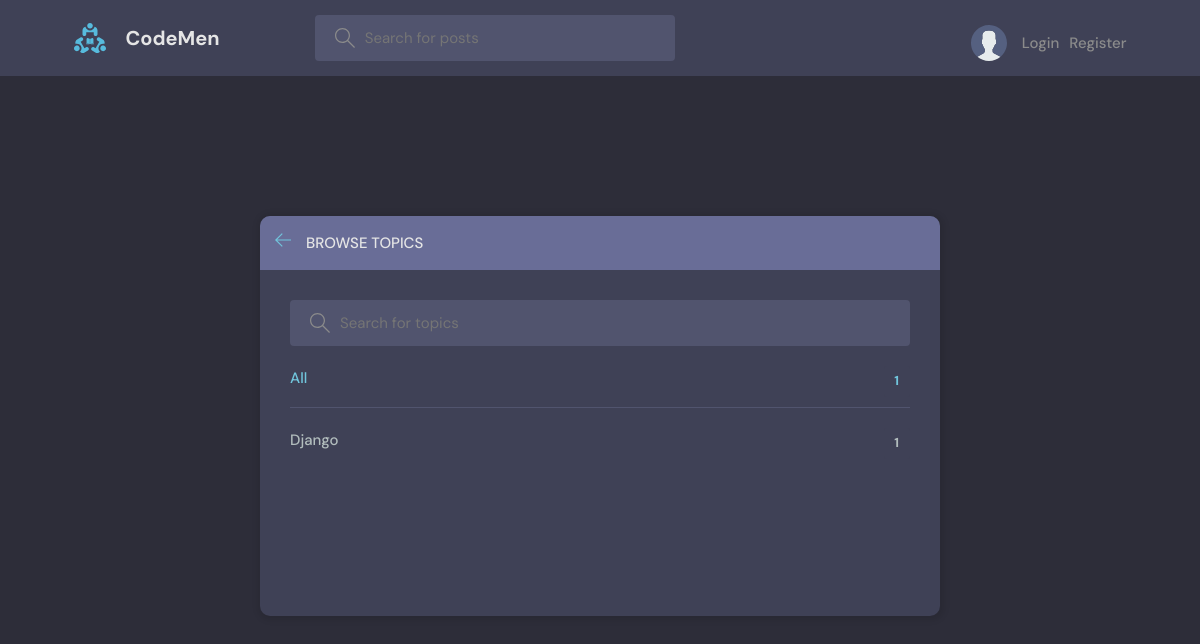
The page /topics/ on the database as committed earlier.
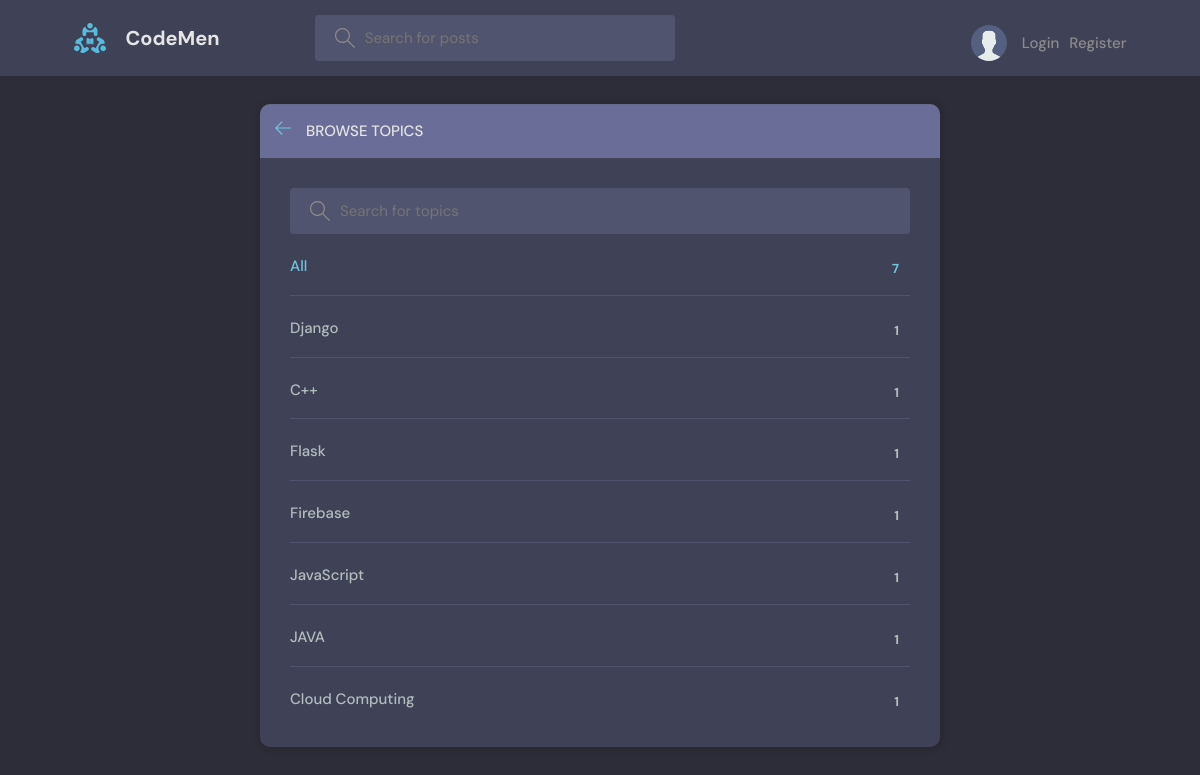
The same page on the database as committed later.
### base/models.py (models this page shows, shortened)
class Topic(models.Model):
    name = models.CharField(max_length=200)

### base/views.py (the view)
# urls.py: path('topics/', views.topicsPage, name="topics"),
def topicsPage(request):
    q = request.GET.get('q') if request.GET.get('q') != None else ''
    topics = Topic.objects.filter(name__icontains=q)
    return render(request, 'base/topics.html', {'topics': topics})

### base/templates/base/topics.html (shortened to what this page needs)
{% extends 'main.html' %}
{% block content %}
<main class="create-room layout">
  <div class="container">
    <div class="layout__box">
      <div class="layout__boxHeader">
        <div class="layout__boxTitle">
          <a href="{% url 'home' %}">
            <svg version="1.1" xmlns="http://www.w3.org/2000/svg" width="32" height="32" viewBox="0 0 32 32">
              <title>arrow-left</title>
              <path
                d="M13.723 2.286l-13.723 13.714 13.719 13.714 1.616-1.611-10.96-10.96h27.625v-2.286h-27.625l10.965-10.965-1.616-1.607z">
              </path>
            </svg>
          </a>
          <h3>Browse Topics</h3>
        </div>
      </div>
      <div class="topics-page layout__body">
        <form action="" method="GET" class="header__search">
          <label>
            <input name="q" placeholder="Search for topics" />
          </label>
        </form>
        <ul class="topics__list">
          <li>
            <a href="{% url 'topics' %}" class="active">All <span>{{topics.count}}</span></a>
          </li>
          {% for topic in topics %}
          <li>
            <a href="{% url 'home' %}?q={{topic.name}}">{{ topic.name }} <span>{{topic.room_set.all.count}}</span></a>
          </li>
          {% endfor %}
        </ul>
      </div>
    </div>
  </div>
</main>
{% endblock content %}

### templates/main.html (shortened to what this page needs)
<!DOCTYPE html>
{% load static %}
<html lang="en">
<head>
    <link rel="stylesheet" href="{% static 'styles/style.css' %}" />
</head>
<body>
    {% include 'navbar.html' %}
    {% block content %}
    {% endblock %}
</body>
</html>

### templates/navbar.html (shortened to what this page needs)
{% load static %}
<header class="header header--loggedIn">
    <div class="container">
        <a href="{% url 'home' %}" class="header__logo">
            <img src="{% static 'images/logo.svg' %}" />
            <h1>CodeMen</h1>
        </a>
        <form class="header__search" method="GET" action="{% url 'home' %}">
            <label>
                <input name="q" placeholder="Search for posts" />
            </label>
        </form>
        <nav class="header__menu">
            {% if request.user.is_authenticated %}
            <div class="header__user">
                <a href="{% url 'update-user' %}">
                    <div class="avatar avatar--medium active">
                        <img src="{{request.user.avatar.url}}" />
                    </div>
                    <p>{{request.user.username}} <span>@{{request.user.username}}</span></p>
                </a>
                <button class="dropdown-button">
                    <svg version="1.1" xmlns="http://www.w3.org/2000/svg" width="32" height="32" viewBox="0 0 32 32">
                        <title>chevron-down</title>
                        <path d="M16 21l-13-13h-3l16 16 16-16h-3l-13 13z"></path>
                    </svg>
                </button>
            </div>
            {% else %}
            <div class="nav_menu">
                <a href="{% url 'login' %}">
                    <img src="{% static 'images/avatar.svg' %}" />
                    <p>Login</p>
                </a>
                <a href="{% url 'register' %}">
                    <p>Register</p>
                </a>
            </div>
            {% endif %}
        </nav>
    </div>
</header>

### static/styles/style.css (style rules this page uses)
:root { --color-main: #71c6dd; --color-main-light: #e1f6fb; --color-dark: #3f4156; --color-dark-medium: #51546e; --color-dark-light: #696d97; --color-light: #e5e5e5; --color-gray: #8b8b8b; --color-light-gray: #b2bdbd; --color-bg: #2d2d39; --color-success: #5dd693; --color-error: #fc4b0b; }
* { font-family: "DM Sans", -apple-system, BlinkMacSystemFont, "Segoe UI", Roboto, Oxygen, Ubuntu, Cantarell, "Open Sans", "Helvetica Neue", sans-serif; margin: 0; padding: 0; box-sizing: border-box; text-rendering: optimizeLegibility; font-size: inherit; }
html { font-size: 56.25%; }
@media only screen and (min-width: 1200px) { html { font-size: 62.5%; } }
body { line-height: 1.6; font-weight: 400; font-size: 1.5rem; color: var(--color-light-gray); background-color: var(--color-bg); min-height: 100vh; }
img { width: 100%; }
a { display: inline-block; color: var(--color-main); text-decoration: none; }
.nav_menu { display: flex; padding: auto; margin-top: 10px; }
.nav_menu a { margin-left: 10px; }
.container { max-width: 120rem; width: 90%; margin: auto; }
.header { padding: 1.5rem; background-color: var(--color-dark); }
.header > .container { display: flex; gap: 9.5rem; }
.header__logo, .header__user { display: flex; gap: 2rem; align-items: center; }
.header__logo > img { height: 3.2rem; width: 3.2rem; }
.header__logo > h1 { font-weight: 700; font-size: 2rem; color: var(--color-light); }
.header__search > label { background-color: var(--color-dark-medium); padding: 1.3rem 1rem; display: flex; align-items: center; gap: 1rem; border-radius: 4px; }
.header__search svg { fill: var(--color-gray); width: 2rem; height: 2rem; margin-left: 1rem; }
.header__search input { width: 30rem; background: transparent; border: none; outline: none; color: var(--color-light); }
.header__menu { margin-left: auto; position: relative; }
.header__menu a { display: flex; gap: 1.5rem; align-items: center; font-weight: 500; text-decoration: none; color: var(--color-gray); }
.header__menu img { height: 3.6rem; }
.header__menu p { line-height: 1.2; }
.layout { margin-top: 2.4rem; }
.layout > .container { display: flex; justify-content: space-between; align-items: flex-start; }
.layout__box { width: 90%; max-width: 48rem; min-height: 40rem; position: absolute; top: 50%; left: 50%; transform: translate(-50%, -46%); background-color: var(--color-dark); border-radius: 1rem; box-shadow: 1px 1px 6px 3px rgba(0, 0, 0, 0.1); overflow: hidden; }
.layout__boxHeader { display: flex; padding: 1.5rem; background-color: var(--color-dark-light); }
.layout__boxTitle { display: flex; gap: 1.5rem; align-items: center; }
.layout__boxTitle h3 { text-transform: uppercase; font-weight: 500; color: var(--color-light); }
.layout__boxTitle svg { width: 1.6rem; height: 1.6rem; fill: var(--color-main); }
.layout__body { margin: 3rem; }
.topics__list { list-style: none; }
.topics__list li a { display: flex; justify-content: space-between; margin-bottom: 3rem; font-weight: 500; color: var(--color-light-gray); transition: all 0.3s ease-in-out; }
.topics__list li a.active, .topics__list li a:hover { color: var(--color-main); }
.topics__list li a span { padding: 0.5rem 1rem; background-color: var(--color-dark); border-radius: 3px; font-size: 1.3rem; font-weight: 700; letter-spacing: 1px; }
.topics-page .topics__list li:not(:last-child) a { margin: 2rem 0; padding-bottom: 1rem; text-decoration: none; border-bottom: 1px solid var(--color-dark-medium); }
.topics-page .header__search { display: block; }
.create-room.layout .layout__box { max-width: 68rem; }

Rows that differ between the two databases and show on the page:
added Topic: name "C++", room_set.all.count "1"
added Topic: name "Flask", room_set.all.count "1"
added Topic: name "Firebase", room_set.all.count "1"
added Topic: name "JavaScript", room_set.all.count "1"
added Topic: name "JAVA", room_set.all.count "1"
added Topic: name "Cloud Computing", room_set.all.count "1"
Other text that changed with them:
{{ topics.count }}: "1" → "7"
